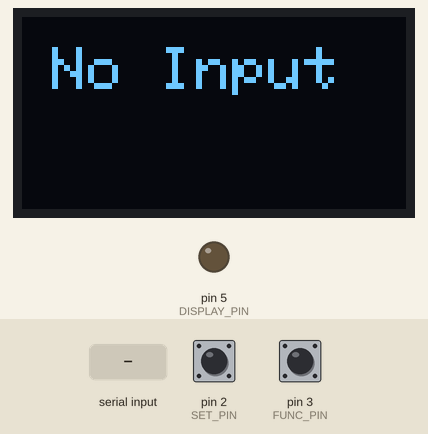
Simulated run of this sketch. Board: Arduino Uno, built with avr-gcc and run on an emulated ATmega328P. Parts: 128×64 one-colour display, output pins drawn as LEDs (lit = HIGH). Inputs (shaded band) come from the test bench; at power-on: pin 2 (SET_PIN) HIGH, pin 3 (FUNC_PIN) HIGH. What the sketch prints to the serial monitor is not drawn.

Above: at 2.2 s.
2.3 s: "G90\n" received over Serial
At 4.5 s:
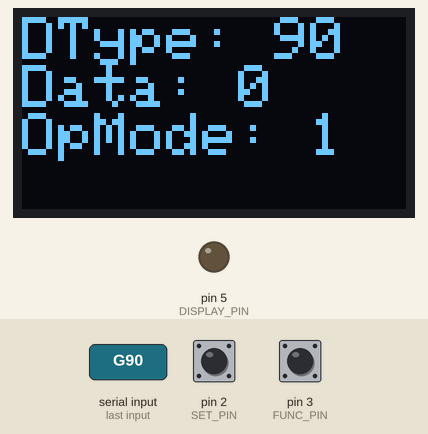
4.8 s: "G,45\n" received over Serial
At 6.7 s:
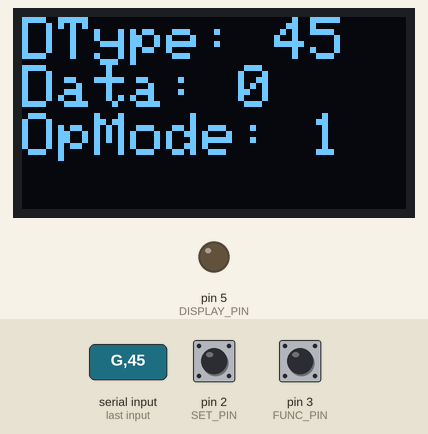
Timing chart, 0 to 8.2 s (numbered marks = the images above; inputs shaded):
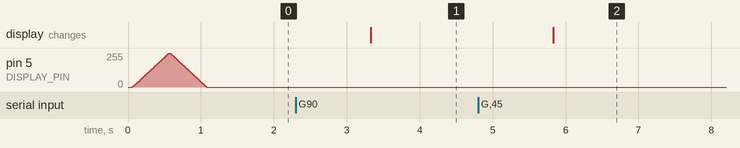

The sketch:

VoltMeter+Screen.ino
```cpp
//OLED测试用代码
#include <SPI.h>
#include <Adafruit_GFX.h>
#include <Adafruit_SSD1306.h>
#define SCREEN_WIDTH 128 // OLED display width, in pixels
#define SCREEN_HEIGHT 64 // OLED display height, in pixels

//定义OLED引脚
#define OLED_MOSI   9
#define OLED_CLK   10
#define OLED_DC    11
#define OLED_CS    12
#define OLED_RESET 13
Adafruit_SSD1306 display(SCREEN_WIDTH, SCREEN_HEIGHT,OLED_MOSI, OLED_CLK, OLED_DC, OLED_RESET, OLED_CS);

#define DISPLAY_PIN 5
#define SET_PIN 2
#define FUNC_PIN 3
#define MODE_NUM 3//模式的数量

int data_select = 0;
int indata = 0;
int operating_mode = 1;
float temperature = 0;//模式1——显示室内温度
int cpu_usage = 0;//模式2——显示cpu使用率
int memory_usage = 0;//模式3——显示内存使用率
_Bool change_mode = false;//记录是否需要改变模式
_Bool change_setting = false;//记录是否需要改变设置
_Bool debounce = false;

void setup() {
  Serial.begin(115200);
  Serial.println("Initiating System...");

  pinMode(DISPLAY_PIN,OUTPUT);
  pinMode(SET_PIN,INPUT_PULLUP);
  pinMode(FUNC_PIN,INPUT_PULLUP);

  attachInterrupt( digitalPinToInterrupt(SET_PIN), onSetPushed, FALLING);
  attachInterrupt( digitalPinToInterrupt(FUNC_PIN), onFuncPushed, FALLING);

  //OLED初始化
  display.begin(SSD1306_SWITCHCAPVCC);
  display.clearDisplay();
  display.setTextSize(2);
  display.setTextColor(SSD1306_WHITE);
  display.setCursor(10, 10);
  display.print("No Input");
  display.display();

  //电压表初始化
  float i;
  for(i=0;i<5;i=i+0.1){
    displayVoltage(i);
    delay(10);
  }
  for(i=5;i>0;i=i-0.1){
    displayVoltage(i);
    delay(10);
  }
  Serial.println("Initialization Done!");
}

//主循环
void loop() {
  readData();//读取电脑发送的数据
  changeDisplay();
  if(change_mode == true)changeMode();//改变模式
  if(change_setting == true)changeSetting();//改变设置
}

//处理SET按键被按下的事件
void onSetPushed()
{
  change_setting = true;
}

//处理FUNC按键被按下的事件
void onFuncPushed()
{
  change_mode = true;
}

//将数据输出
void displayVoltage(float volt){
  analogWrite(DISPLAY_PIN,int(volt/5.0*255));
}

//读取串口的信息
void readData(){
  if(!Serial.available())return;
  if(Serial.read() == 'G'){
    Serial.println("Massage received!");
    data_select = Serial.parseInt();
    indata = Serial.parseInt();
    switch(data_select){
      case 1:{
        temperature = indata;
        break;
      }
      case 2:{
        cpu_usage= indata;
        break;
      }
      case 3:{
        memory_usage= indata;
        break;
      }
      default:{
        break;
      }
    }
    Serial.print("data_select:");
    Serial.println(data_select);
    Serial.print("indata:");
    Serial.println(indata);

    display.clearDisplay();
    display.setCursor(0, 0);
    display.print("DType: ");
    display.println(data_select);
    display.print("Data: ");
    display.println(indata);
    display.print("OpMode: ");
    display.print(operating_mode);
    display.display();
  }
}

//模式切换
void changeMode(){
  if(debounce == true)return;
  debounce = true;
  Serial.print("Mode changed to ");
  if(operating_mode < MODE_NUM){
    operating_mode++;
  }
  else
  {
    operating_mode = 1;
  }
  Serial.println(operating_mode);
  delay(200);
  change_mode = false;
  debounce = false;
}

//改变设置
void changeSetting(){
  if(debounce == true)return;
  debounce = true;
  //未定内容
  Serial.println("Setting changed");
  delay(200);
  change_setting = false;
  debounce = false;
}


//改变显示内容
void changeDisplay(){
  switch(operating_mode){
    case 1:{
      displayVoltage(temperature/100.0*5);
      break;
    }
    case 2:{
      displayVoltage(cpu_usage/100.0*5);
      break;
    }
    case 3:{
      displayVoltage(memory_usage/100.0*5);
      break;
    }
    default:{
      break;
    }
  }
}
```

Measured:
- after the input at 2.3 s, the display: changes after 1.0 s (image 1)
- after the input at 4.8 s, the display: changes after 1.0 s (image 2)
